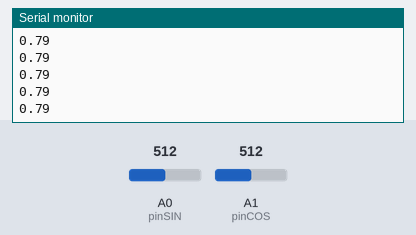
This sketch was run on a simulated Arduino Uno, built with avr-gcc and run on an emulated ATmega328P. On the bench: the last lines printed to the serial monitor. Inputs (shaded band) come from the test bench; at power-on: A0 (pinSIN) = 512, A1 (pinCOS) = 512.

Above: at 1.2 s.
1.3 s: A0 (pinSIN) set to 716
At 1.31 s:
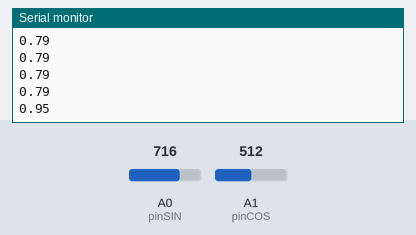
2.8 s: A1 (pinCOS) set to 306
At 2.82 s:
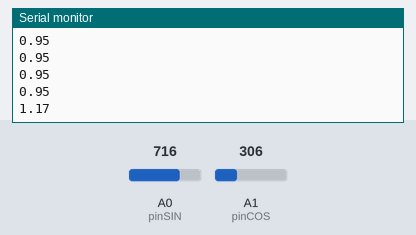
4.3 s: A0 (pinSIN) set to 900
At 4.33 s:
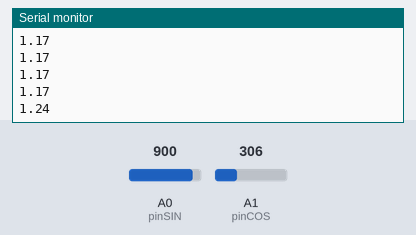
5.8 s: A1 (pinCOS) set to 122
At 5.84 s:
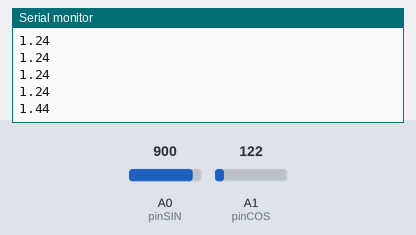
Timing chart, 0 to 8.3 s (numbered marks = the images above; inputs shaded):
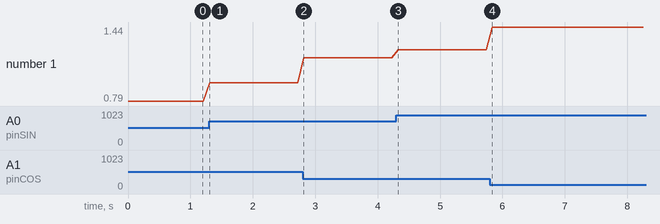

The sketch:

v1_Suspension_Travel.ino
```cpp
/*
Wire Color Code

Red = power
Black = ground
Green/Blue = Output

*/

//IRS
const int pinSIN = A0; // analog read in
const int pinCOS = A1;


void setup() {

  pinMode(pinSIN, INPUT);
  pinMode(pinCOS, INPUT);

  //ignore this pls... we might need it
  // interrupt initialization
  //attachInterrupt(digitalPinToInterrupt(pinHall), interruptName, RISING);

  Serial.begin(9600);
  // put your setup code here, to run once:


}

void loop() {
  // put your main code here, to run repeatedly:

  long vltSIN = analogRead(pinSIN);
   //unis mA
  long vltCOS = analogRead(pinCOS);

    //ignore this pls... we might need it
  float mVS = vltSIN * 5000.0 / 1023; // Voltage in mV
  float mVC = vltCOS * 5000.0 / 1023; // Voltage in mV

  //magnetic flux density
  //float mTS = mVS * 53.33 -133.3;
  //float mTC = mVS * 53.33 -133.3;

  //double totVolt = (vltSIN-vltCOS);

  float angle = atan2(vltSIN,vltCOS);
  //float angle = asin(vltCOS);

  //System.println(angle);
  //Serial.println(vltSIN);
  //Serial.print(",");
  //Serial.println(vltCOS);
  //Serial.println(",");
  Serial.println(angle);
  delay(100);

}

//ignore this pls... we might need it
/*
void interruptName(){
  count++;
  // Interrupt Service Route over
}
*/
```

Measured:
- after the input at 1.3 s, the serial monitor: prints a new line at once (image 1)
- after the input at 2.8 s, the serial monitor: prints a new line at once (image 2)
- after the input at 4.3 s, the serial monitor: prints a new line at once (image 3)
- after the input at 5.8 s, the serial monitor: prints a new line at once (image 4)
- plotted number 1: 0.79 → 0.95 after the input at 1.3 s, 0.95 → 1.17 after the input at 2.8 s, 1.17 → 1.24 after the input at 4.3 s, 1.24 → 1.44 after the input at 5.8 s
